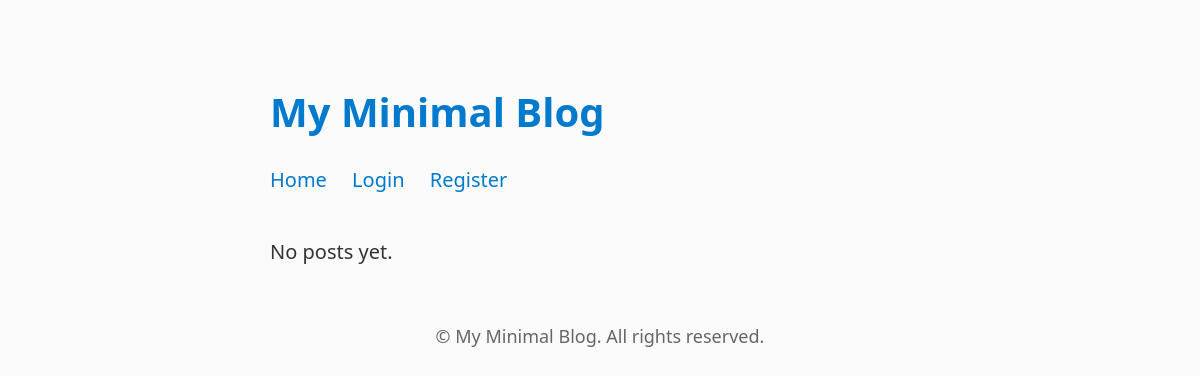
The app's page /, older data.
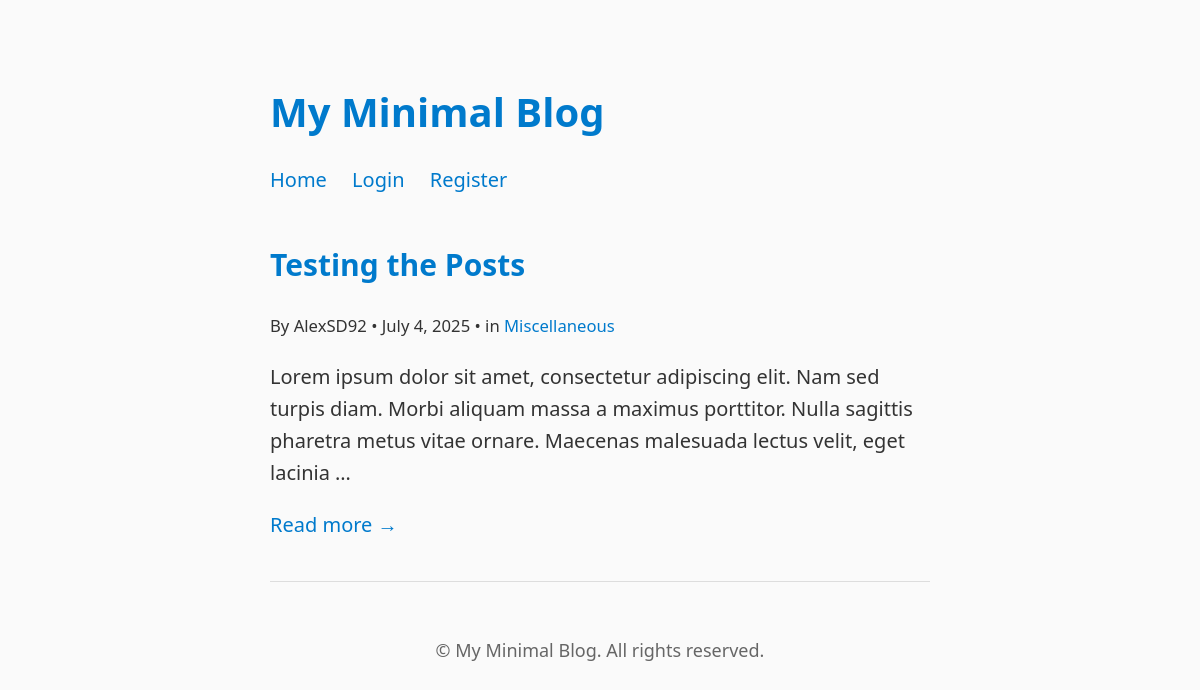
The same page, newer data.
### blog/models.py (models this page shows, shortened)
class Post(models.Model):
    title = models.CharField(max_length=200)
    slug = models.SlugField(unique=True, blank=True)
    author = models.ForeignKey(User, on_delete=models.CASCADE)
    category = models.ForeignKey(Category, on_delete=models.SET_NULL, null=True)
    image = models.ImageField(upload_to='post_images/', blank=True, null=True)
    body = models.TextField()
    published = models.BooleanField(default=True)
    created = models.DateTimeField(auto_now_add=True)

class Category(models.Model):
    name = models.CharField(max_length=100, unique=True)
    slug = models.SlugField(unique=True)
    def __str__(self):
        return self.name

### blog/views.py (the view)
# urls.py: path('', views.home, name='home'),
def home(request):
    posts = Post.objects.filter(published=True).order_by('-created')
    return render(request, 'blog/home.html', {'posts': posts})

### blog/templates/blog/home.html (shortened to what this page needs)
{% extends 'blog/base.html' %}
{% block content %}
  {% for post in posts %}
    <div class="post-preview">
      <h2><a href="{% url 'post_detail' slug=post.slug %}">{{ post.title }}</a></h2>
      <p><small>By {{ post.author }} • {{ post.created|date:"F j, Y" }} • in <a href="{% url 'category_posts' slug=post.category.slug %}">{{ post.category }}</a></small></p>
      <p>{{ post.body|truncatewords:30 }}</p>
      <p><a href="{% url 'post_detail' slug=post.slug %}">Read more →</a></p>
    </div>
  {% empty %}
    <p>No posts yet.</p>
  {% endfor %}
{% endblock %}

### blog/templates/blog/base.html (shortened to what this page needs)
<!DOCTYPE html>
<html lang="en">
<head>
</head>
<body>
  <header>
    <h1><a href="/">My Minimal Blog</a></h1>
    <nav>
      <a href="/">Home</a>
      {% if user.is_authenticated %}
        <span>Welcome, {{ user.username }}</span>
        <form method="post" action="{% url 'logout' %}" style="display: inline;">
          {% csrf_token %}
          <button type="submit" style="background:none;border:none;padding:0;color:#007acc;cursor:pointer;">
            Logout
          </button>
        </form>
      {% else %}
        <a href="{% url 'login' %}">Login</a>
        <a href="{% url 'register' %}">Register</a>
      {% endif %}
    </nav>
  </header>
  {% block content %}{% endblock %}
  <footer>
    <p>&copy; {{ now|date:"Y" }} My Minimal Blog. All rights reserved.</p>
  </footer>
</body>
</html>

### blog/templates/blog/base.html (style rules this page uses)
html { box-sizing: border-box; max-width: 70ch; margin: auto; font-size: 1.25em; color: #333; line-height: 1.6; }
* { box-sizing: inherit; }
body { margin: 0; padding: 1em; font-family: system-ui, sans-serif; background-color: #fafafa; }
h1, h2, h3 { font-weight: 600; margin-top: 1.5em; margin-bottom: 0.5em; }
p { margin-bottom: 1em; }
a { text-decoration: none; color: #007acc; }
footer { text-align: center; margin-top: 3em; font-size: 0.9em; color: #666; }
nav { margin-bottom: 2em; }
nav a { margin-right: 1em; }
.post-preview { margin-bottom: 2em; border-bottom: 1px solid #ddd; padding-bottom: 1em; }

Row changes from the older to the newer data that the page shows:
added Post: title "Testing the Posts", author "AlexSD92", created "July 4, 2025", category "Miscellaneous", body "Lorem ipsum dolor sit amet, consectetur adipiscing elit. Nam sed turpis diam. Morbi aliquam massa a maximus porttitor. Nulla sagittis pharetra metus vitae ornare. Maecenas malesuada lectus velit, eget lacinia …"
Text that changed along with them:
text no longer shown: "No posts yet."
